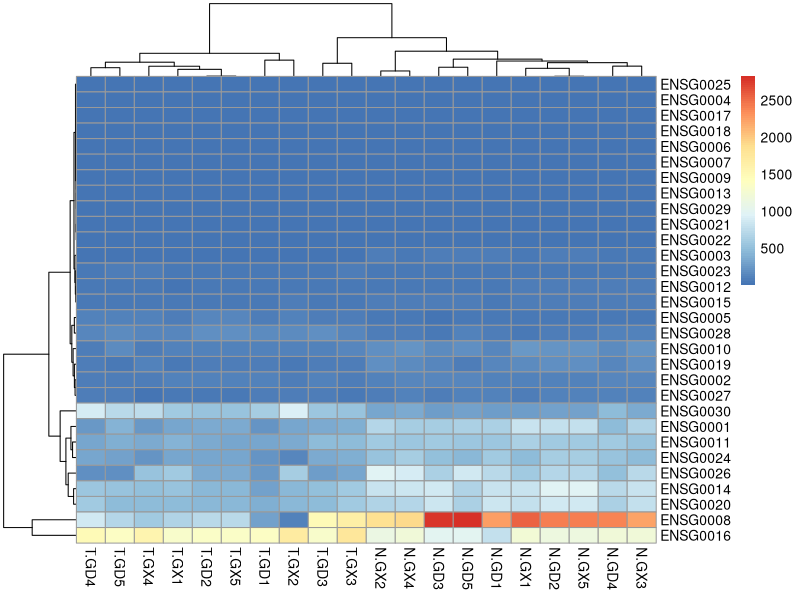
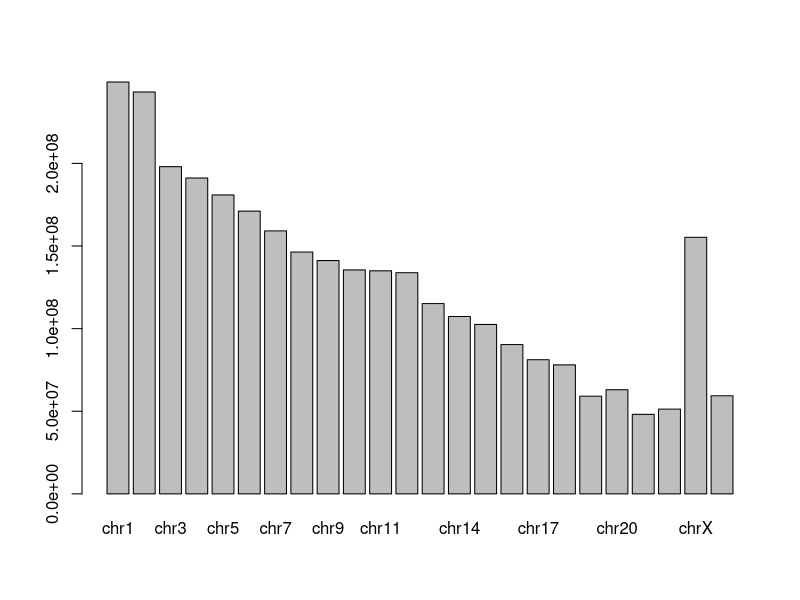
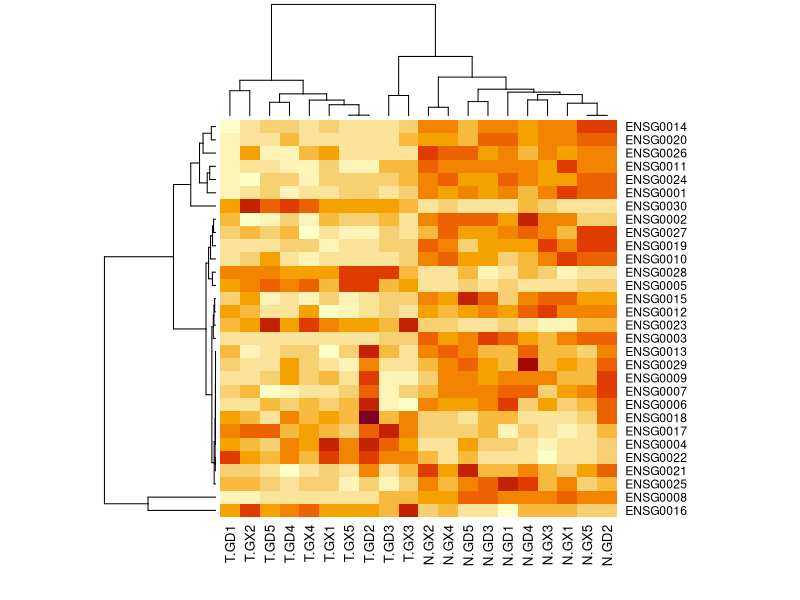

Here is the R script that generated these plots, in order:
### 在R中行叫做观测(observ)，列叫做变量（varibles）

########对于数字的一些基本处理######
x <- runif(200000, min = 1, max = 100)
length(x)
sum(x)
mean(x)
var(x)
sd(x)
median(x)

########R的三种括号######
##xxx():函数
##【】索引
###{}代码块

###################读取csv文件######
x <- read.csv("Rdata/CountMatrix.csv", header = T, row.names = 1)
y <- read.csv("Rdata/heatmap.csv", row.names = 1)
install.packages("pheatmap")
library(pheatmap)
pheatmap(y)

################读取excel文件#######
install.packages("openxlsx")
library(openxlsx)
x <- read.xlsx("Rdata/2015.xlsx", sheet = 1)

################使用R保存数据集#######
x <- runif(100000,min = 1, max = 100)
y <- runif(100000,min = 1, max = 100)
z <- data.frame(x=x, y=y)
#使用saveRDS() save()这两个命令 RDS单个数据集，Rdata是多个数据集

##########数据结构######
##vector 其实就是一个数字或者字符的集合 所有数据都是由向量构成的
a <- c(1,2)
class(a)
a <- c(1, "apple")
class(a)
seq()
rep()
##character 字符
##生成一下实验编号
a <- 1:50
b <- c("A","B")
b <- rep(b, each = 50)
paste(b,a, sep = "")

########数据索引########
rivers
class(rivers)
rivers[1]  ###一维索引
rivers[-1]   #负索引表示删除数据

rivers[seq(1,141,2)]
rivers[c(T,F)]

rivers[rivers > mean(rivers)]
mean(rivers)

rivers[rivers == 1000] <- 1001  ###可以修改数字

#######################
x <- read.csv("Rdata/homo_length.csv")
x <- head(x,24)
barplot(x[,2], names.arg = x[,1])

#######矩阵########
#二维数据
x <- 1:100
m <- matrix(x, nrow = 25, byrow = T)
dim(m)

x <- read.csv("Rdata/heatmap.csv", header = T, row.names = 1)
class(x)
x <- as.matrix(x)
heatmap(x)

x <- x[,c(1:5,11:15,6:10,16:20)]   ###可以直接调整列的顺序

#apply函数可以将一维的函数拓展到二维
apply(x,1,sum)  #1是行，2是列
apply(x,2,sd)

apply(state.x77, 2, sum)
apply(state.x77,2, mean)[2]

######数据框########
#矩阵和数据框的区别在于矩阵的内容只能是一种属性，只能都是逻辑值、数值或者是字符串，矩阵是一种特殊的数据框
#数据每一列是一个向量，而每一行则不是
#read读入的文件默认都是数据框

library(openxlsx)
x <- read.xlsx("Rdata/2015.xlsx", rowNames = T)
class(x)

id <- c(57,46,77,17,36,23,75,39,33)
treatment <- rep("Treated",9)
sex <- rep("Male",9)
age <- c(27,29,30,32,46,58,59,59,63)
improved <- c("some","none","none","marked","marked","marked","none","marked","none")
x <- data.frame(ID=id,treatment,sex,age,improved)

x$City  #学会$

#要牢记向量化操作

##########
x <- read.csv("Rdata/200genes.csv", stringsAsFactors = F, row.names = 1)
y <- read.csv("Rdata/121genes.csv",stringsAsFactors = F)
x[1,]
dta <- na.omit(x[unique(y$gene),])
write.csv(dta, file = "Rdata/86genes.csv")
###########

#######factor因子#######
#因子包括离散型和有序性数据（也就是除了数字）
#可以用来分组
x <- c("M","W","M","M","W","W","M")
x <- factor(x)
table(x)
levels(x)

########列表##########
#没有任何限制，多种数据结构都可以放在一起


########time series时间序列#####
class(presidents)
#这是一个单独的种类有可能是因为其列之间属于是连续性数据，可以进行比较，而不是相对独立的不同个体向量

######缺失数据######
#也就是NA,na不代表0
x <- 1:5
x[7] <- 7
mean(x)
is.na(x)
mean(x, na.rm = T)  #将na去除

#######类########
#就是一种特殊的列表

######以后每敲一行代码都要知道该数据是什么类型




